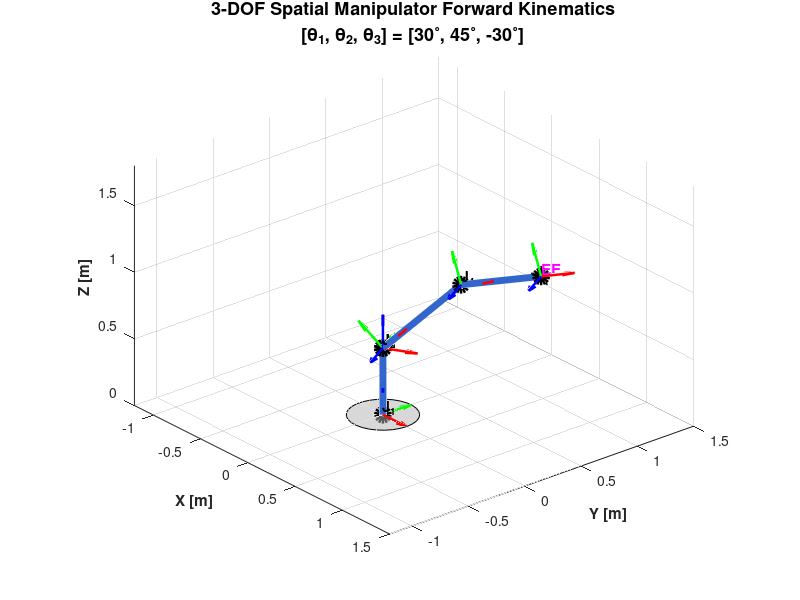

Source code (MATLAB):
%% [Ch3] 순기구학 및 DH 파라미터 (Forward Kinematics & DH Parameters)
% =========================================================================
% 설명:
%   본 스크립트는 표준 Denavit-Hartenberg (DH) 파라미터(Craig 기법)를 활용하여
%   다자유도 로봇 매니퓰레이터의 순기구학(Forward Kinematics)을 계산하고,
%   3차원 공간에서 각 링크와 조인트의 자세 및 엔드이펙터 위치를 렌더링합니다.
%
% 주요 학습 내용:
%   1. DH 파라미터 4요소: link length(a), link twist(alpha), link offset(d), joint angle(theta)
%   2. 인접 좌표계 간 변환 행렬 T_i^{i-1} 계산 함수
%   3. 전체 동차 변환 행렬 T_0^n 계산 및 엔드이펙터 위치/자세 추출
%   4. 3자유도 RRR 로봇 팔 3D 모델링 및 다양한 관절각에 따른 포즈 시각화
% =========================================================================

clc; clear; close all;

fprintf('=================================================================\n');
fprintf('  [Ch3] DH 파라미터 기반 순기구학(Forward Kinematics) 시뮬레이션\n');
fprintf('=================================================================\n\n');

%% 1. 로봇 링크 파라미터 정의 (3-DOF Spatial Arm)
% 링크 길이 (m)
L1 = 0.5;   % 베이스 높이 (d1)
L2 = 0.8;   % 링크 2 길이 (a2)
L3 = 0.6;   % 링크 3 길이 (a3)

% 목표 관절 각도 (입력값) [deg]
q_deg = [30, 45, -30];
q = deg2rad(q_deg);

%% 2. Craig 표준 DH 테이블 구성
% [a_{i-1}, alpha_{i-1}, d_i, theta_i]
% Craig 컨벤션: T_i^{i-1} = RotX(alpha_{i-1}) * TransX(a_{i-1}) * RotZ(theta_i) * TransZ(d_i)
DH_table = [
    0,   0,       L1, q(1);    % Joint 1 (Z0축 회전)
    0,   pi/2,    0,  q(2);    % Joint 2 (Z1축 회전, X1축 기준 90도 비틀림)
    L2,  0,       0,  q(3);    % Joint 3 (Z2축 회전, 링크2 길이 a2)
    L3,  0,       0,  0        % End-Effector Frame
];

fprintf('[1] DH 파라미터 테이블 (Craig 표기법):\n');
fprintf(' Link | a_{i-1} (m) | alpha_{i-1} (rad) | d_i (m) | theta_i (rad)\n');
fprintf('------------------------------------------------------------\n');
for i = 1:size(DH_table, 1)
    fprintf('  %d   |   %7.3f   |      %7.3f      | %7.3f |   %7.3f\n', ...
        i, DH_table(i,1), DH_table(i,2), DH_table(i,3), DH_table(i,4));
end
fprintf('\n');

%% 3. 각 좌표계 변환 행렬 및 누적 변환 계산
num_frames = size(DH_table, 1);
T_all = zeros(4, 4, num_frames + 1);
T_all(:,:,1) = eye(4); % 베이스 좌표계 {0}

for i = 1:num_frames
    a     = DH_table(i, 1);
    alpha = DH_table(i, 2);
    d     = DH_table(i, 3);
    th    = DH_table(i, 4);
    
    % Craig DH 변환 행렬
    T_rel = [
        cos(th),               -sin(th),               0,              a;
        sin(th)*cos(alpha),   cos(th)*cos(alpha),   -sin(alpha),    -sin(alpha)*d;
        sin(th)*sin(alpha),   cos(th)*sin(alpha),    cos(alpha),     cos(alpha)*d;
        0,                    0,                     0,              1
    ];

    T_all(:,:,i+1) = T_all(:,:,i) * T_rel;
end

% 최종 엔드이펙터 변환 행렬
T_0_EE = T_all(:,:,end);
p_EE = T_0_EE(1:3, 4);
R_EE = T_0_EE(1:3, 1:3);

fprintf('[2] 최종 엔드이펙터 위치 및 자세:\n');
fprintf(' - End-Effector 위치 (X, Y, Z): [%.4f, %.4f, %.4f] m\n', p_EE(1), p_EE(2), p_EE(3));
fprintf(' - End-Effector 변환 행렬 T_0^EE:\n');
disp(T_0_EE);

%% 4. 3D 로봇 매니퓰레이터 시각화
figure('Name', 'Ch3: Forward Kinematics 3D Rendering', 'NumberTitle', 'off', ...
       'Color', 'w', 'Position', [150, 100, 950, 750]);
hold on; grid on; axis equal;
view(50, 25);
xlabel('X [m]', 'FontSize', 11, 'FontWeight', 'bold');
ylabel('Y [m]', 'FontSize', 11, 'FontWeight', 'bold');
zlabel('Z [m]', 'FontSize', 11, 'FontWeight', 'bold');
title(sprintf('3-DOF Spatial Manipulator Forward Kinematics\n[\\theta_1, \\theta_2, \\theta_3] = [%d^\\circ, %d^\\circ, %d^\\circ]', ...
      q_deg(1), q_deg(2), q_deg(3)), 'FontSize', 13, 'FontWeight', 'bold');

% 관절 위치 추출
joint_pos = zeros(3, num_frames + 1);
for i = 1:(num_frames + 1)
    joint_pos(:, i) = T_all(1:3, 4, i);
end

% 로봇 링크 그리기 (두꺼운 선 및 실린더 스타일)
plot3(joint_pos(1, :), joint_pos(2, :), joint_pos(3, :), '-o', ...
      'Color', [0.2 0.4 0.8], 'LineWidth', 5, 'MarkerSize', 8, ...
      'MarkerFaceColor', [1 0.6 0.1], 'MarkerEdgeColor', 'k');

% 베이스 베이스 플랫폼 작도
theta_base = linspace(0, 2*pi, 30);
r_base = 0.25;
patch(r_base*cos(theta_base), r_base*sin(theta_base), zeros(size(theta_base)), ...
      [0.7 0.7 0.7], 'FaceAlpha', 0.5, 'EdgeColor', 'k');

% 각 프레임 좌표계 축 작도 (RGB: X, Y, Z)
axis_len = 0.25;
for i = 1:(num_frames + 1)
    T_curr = T_all(:, :, i);
    origin = T_curr(1:3, 4);
    R_curr = T_curr(1:3, 1:3);
    
    quiver3(origin(1), origin(2), origin(3), R_curr(1,1)*axis_len, R_curr(2,1)*axis_len, R_curr(3,1)*axis_len, 0, 'r', 'LineWidth', 1.8);
    quiver3(origin(1), origin(2), origin(3), R_curr(1,2)*axis_len, R_curr(2,2)*axis_len, R_curr(3,2)*axis_len, 0, 'g', 'LineWidth', 1.8);
    quiver3(origin(1), origin(2), origin(3), R_curr(1,3)*axis_len, R_curr(2,3)*axis_len, R_curr(3,3)*axis_len, 0, 'b', 'LineWidth', 1.8);
    
    if i <= num_frames
        text(origin(1), origin(2), origin(3)+0.06, sprintf('J_%d', i), 'FontSize', 10, 'FontWeight', 'bold');
    else
        text(origin(1), origin(2), origin(3)+0.06, 'EE', 'FontSize', 11, 'FontWeight', 'bold', 'Color', 'm');
    end
end

% 엔드이펙터 강조
plot3(p_EE(1), p_EE(2), p_EE(3), 'p', 'MarkerSize', 15, 'MarkerFaceColor', 'r', 'MarkerEdgeColor', 'k');

xlim([-1.2, 1.5]); ylim([-1.2, 1.5]); zlim([0, 1.8]);
hold off;

fprintf(' 순기구학 계산 및 3D 로봇 렌더링이 완료되었습니다.\n');
